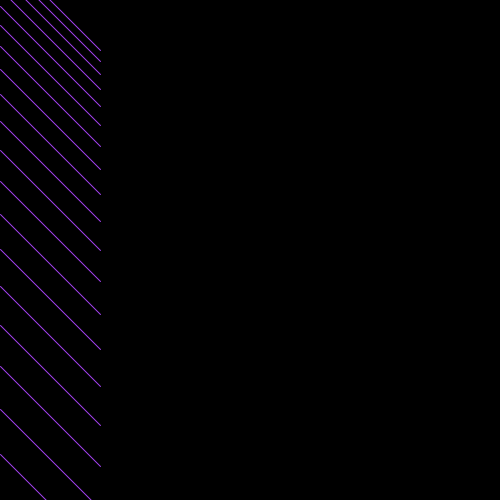
Frame 1 (no input)
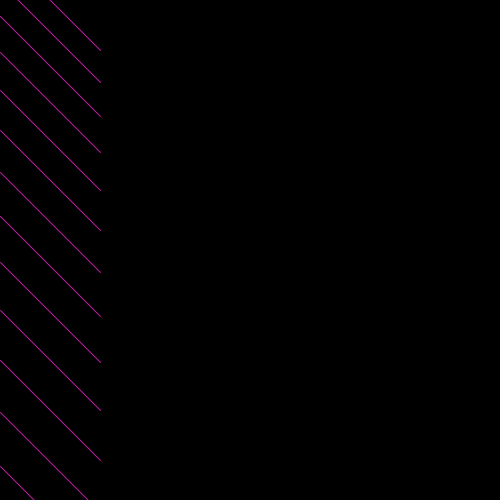
Frame 60 (the mouse pressed at the canvas centre just before this capture)
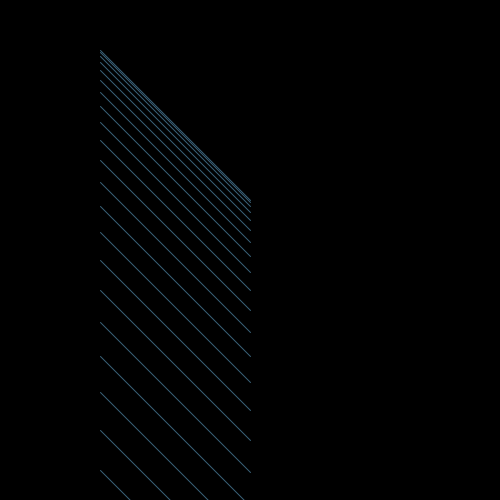
Frame 120 (the mouse held since frame 60 and released just before this capture)

The Processing sketch that drew these frames (run headless with seeded random() and noise(); from frame 60 on, the mouse is pressed at the canvas centre):

// Processing sketch: For_Web
// ── For_Web.pde
float incremento=10;
float colorR=0;
float colorG=0;
float colorB=0;

void setup(){
size (500,500);

}

void draw(){
background(0);
colorR=random(255);
colorG=random(255);
colorB=random(255);
stroke(colorR,colorG,colorB);
for(int i=0; i<50; i++){
line(100,50+(i*incremento),100+(mouseX-100),50+(i*incremento)+(mouseY-100));
colorR=colorR+incremento;
colorG=colorG+incremento;
colorB=colorB+incremento;

incremento=incremento+1;

if (incremento>100){
incremento=0;


}


}

}
